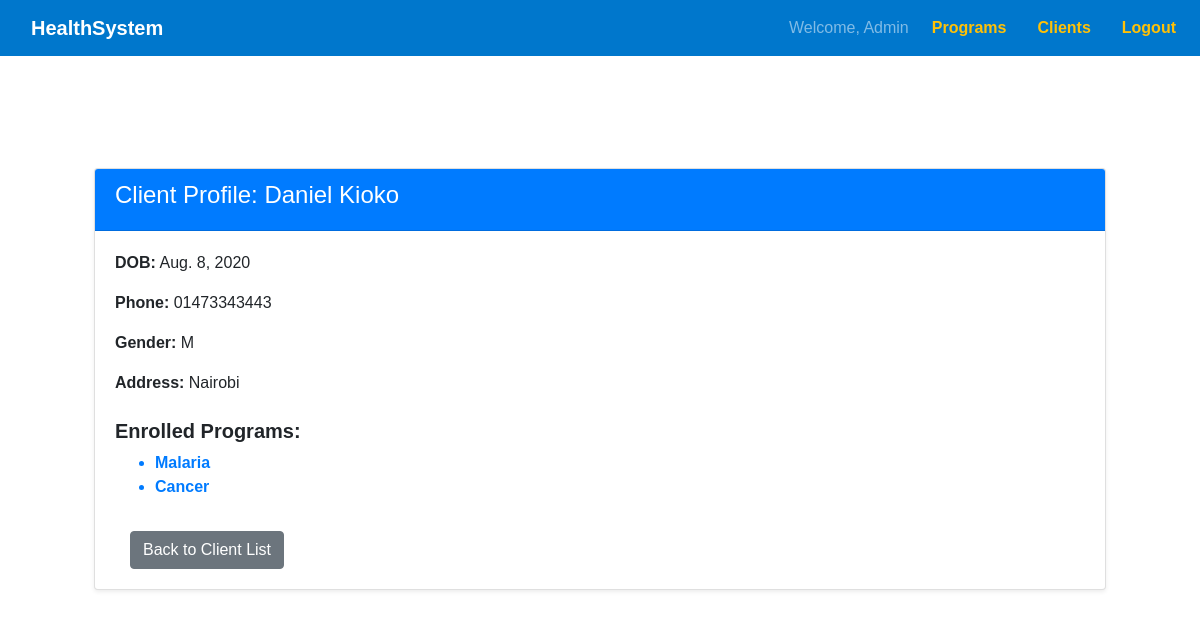
Before: /clients/profile/2/ (signed in) with the older database file.
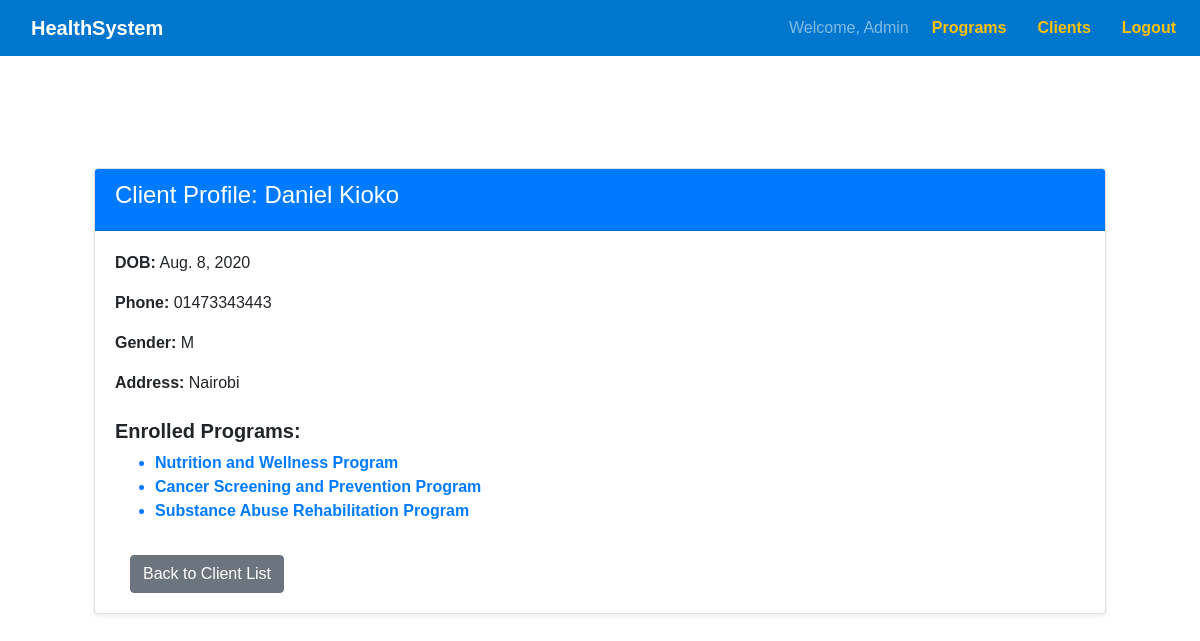
After: the same page with the newer database file.
### health/models.py (models this page shows, shortened)
class HealthProgram(models.Model):
    name = models.CharField(max_length=100, unique=True)
    description = models.TextField(blank=True)
    created_at = models.DateTimeField(auto_now_add=True)

### health/views.py (the view)
# urls.py: path('clients/profile/<int:client_id>/', views.client_profile, name='client_profile'),
@login_required
def client_profile(request, client_id):
    client = get_object_or_404(Client, id=client_id)
    return render(request, 'client_profile.html', {'client': client})

### health/templates/client_profile.html
{% extends 'base.html' %}
{% block content %}
<div class="container mt-5">
    <div class="card shadow-sm">
        <div class="card-header bg-primary text-white">
            <h4>Client Profile: {{ client.first_name }} {{ client.last_name }}</h4>
        </div>
        <div class="card-body">
            <p><strong>DOB:</strong> {{ client.date_of_birth }}</p>
            <p><strong>Phone:</strong> {{ client.contact_number }}</p>
            <p><strong>Gender:</strong> {{ client.gender }}</p>
            <p><strong>Address:</strong> {{ client.address }}</p>
            <h5 class="mt-4"><strong>Enrolled Programs:</strong></h5>
            <ul>
                {% for program in client.enrolled_programs.all %}
                    <li class="text-primary"><b>{{ program.name }}</b></li>
                {% empty %}
                    <li class="text-danger"><b>This client is not enrolled in any programs.</b></li>
                {% endfor %}
            </ul>
            <a href="{% url 'client_list' %}" class="btn btn-secondary mt-3">Back to Client List</a>
        </div>
    </div>
</div>
{% endblock %}

Changed rows visible on the page:
removed HealthProgram: name "Malaria"
removed HealthProgram: name "Cancer"
added HealthProgram: name "Nutrition and Wellness Program"
added HealthProgram: name "Cancer Screening and Prevention Program"
added HealthProgram: name "Substance Abuse Rehabilitation Program"
